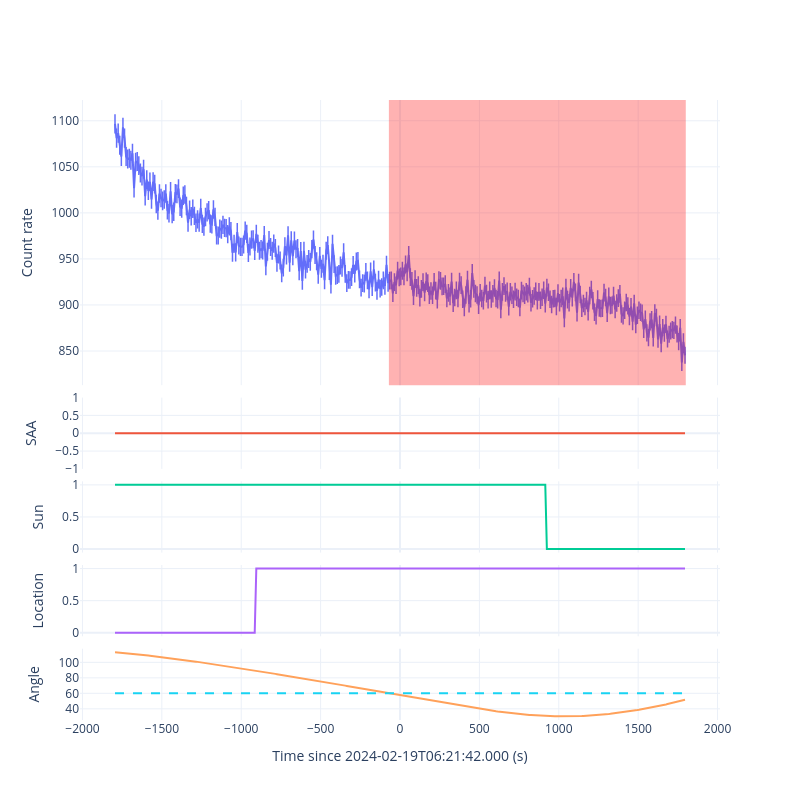
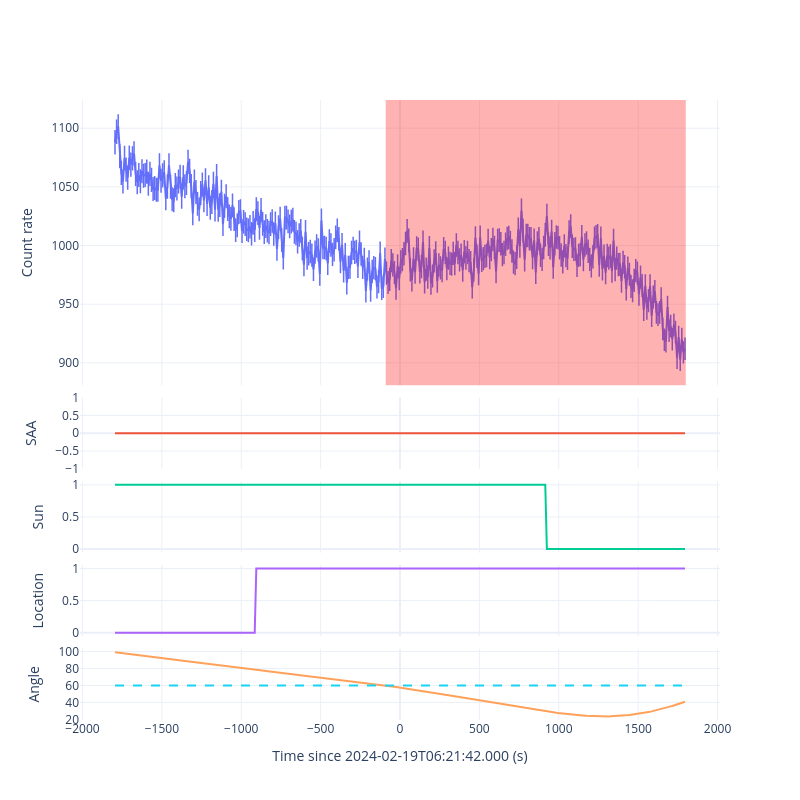
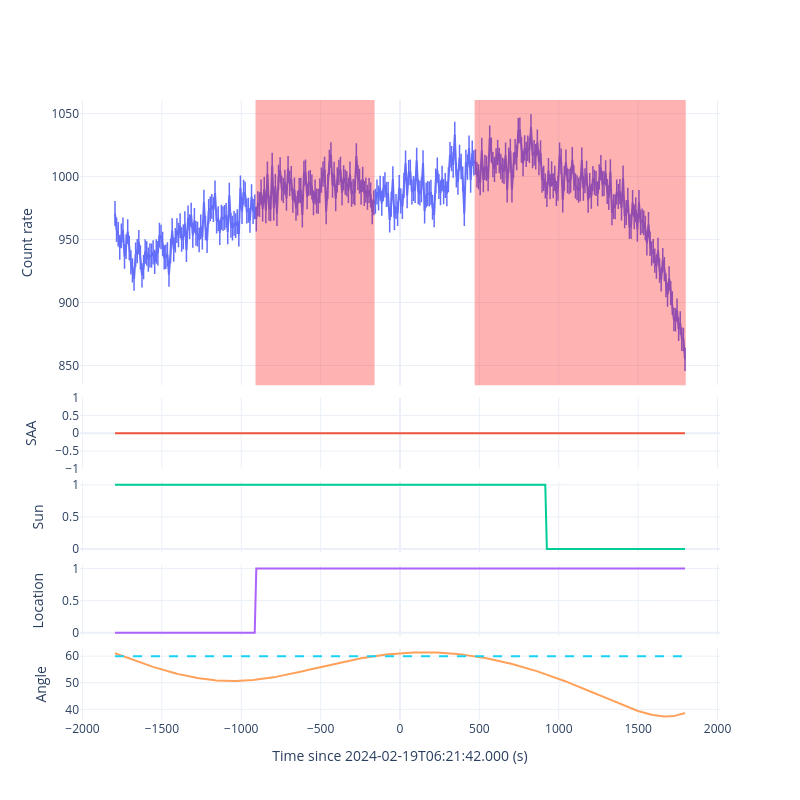
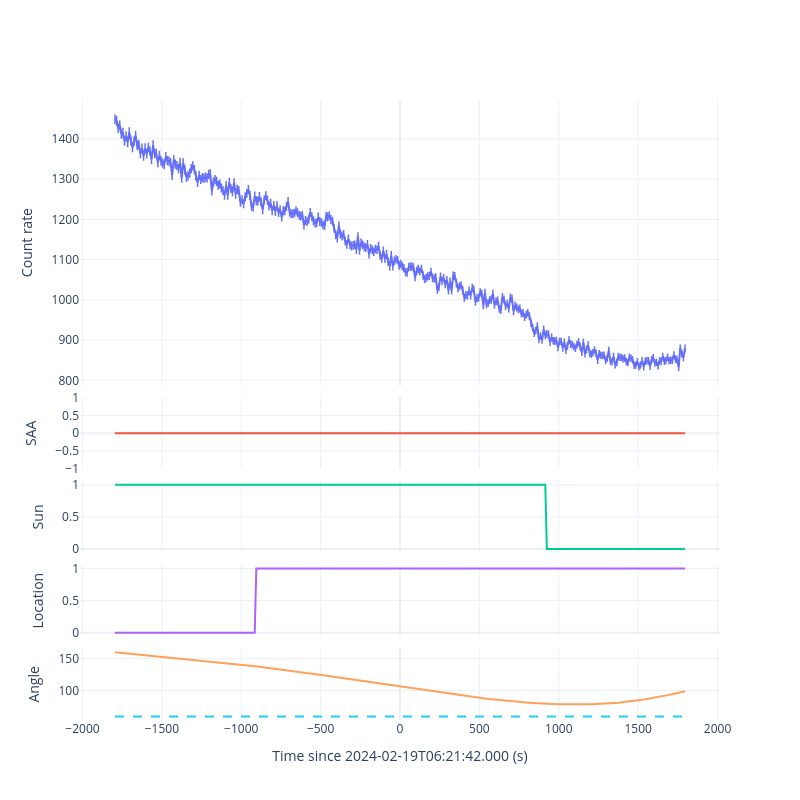

Notebook code cell kept with these figures, in order:
### Code cell
gbm_geo = gbmGeometry(file=gbm_rtv.rtv_res['poshist'])

for det in ['n0', 'n1', 'n2', 'n3', 'n4', 'n5', 'n6', 'n7', 'n8', 'n9', 'na', 'nb']:
    gbm_tte = gbmTTE(gbm_rtv.rtv_res['tte'][det])
    gbm_tte.timezero = fermi_met
    gbm_tte.filter_time([-1800, 1800])
    if det[0] == 'n':
        gbm_tte.filter_energy([8, 900])
    else:
        gbm_tte.filter_energy([300, 38000])
    gbm_tte.lc_binsize = 10

    gbm_saa = gbm_geo.get_saa_passage(met=gbm_tte.lc_time + gbm_tte.timezero)
    gbm_sun = gbm_geo.get_sun_visible(met=gbm_tte.lc_time + gbm_tte.timezero)
    gbm_loc = gbm_geo.get_location_visible(
        ra=80.016, dec=25.541, met=gbm_tte.lc_time + gbm_tte.timezero
    )
    gbm_ang = gbm_geo.get_detector_angle(
        ra=80.016, dec=25.541, det=det, met=gbm_tte.lc_time + gbm_tte.timezero
    )

    roi_list = []
    for i in range(len(gbm_tte.lc_time)):
        if not gbm_saa[i] and gbm_loc[i] and gbm_ang[i] < 60:
            roi_list.append(gbm_tte.lc_bin_list[i])
    roi_list = union(roi_list)

    print(format_message(f'extract light curve for {det}'))

    fig = make_subplots(
        rows=5,
        cols=1,
        row_heights=[0.8, 0.2, 0.2, 0.2, 0.2],
        shared_xaxes=True,
        horizontal_spacing=0,
        vertical_spacing=0.02,
    )

    lc = go.Scatter(
        x=gbm_tte.lc_time,
        y=gbm_tte.lc_src_rate,
        mode='lines+markers',
        name='lightcurve',
        showlegend=False,
        error_y=dict(type='data', array=gbm_tte.lc_src_rate_err, thickness=1.5, width=0),
        marker=dict(symbol='cross-thin', size=0),
    )
    fig.add_trace(lc, row=1, col=1)

    for roi in roi_list:
        fig.add_vrect(
            x0=roi[0], x1=roi[1], fillcolor='red', opacity=0.3, line_width=0, row=1, col=1
        )

    saa = go.Scatter(
        x=gbm_tte.lc_time, y=gbm_saa.astype(int), mode='lines', name='SAA passage', showlegend=False
    )
    fig.add_trace(saa, row=2, col=1)

    sun = go.Scatter(
        x=gbm_tte.lc_time, y=gbm_sun.astype(int), mode='lines', name='sun visible', showlegend=False
    )
    fig.add_trace(sun, row=3, col=1)

    loc = go.Scatter(
        x=gbm_tte.lc_time,
        y=gbm_loc.astype(int),
        mode='lines',
        name='location visible',
        showlegend=False,
    )
    fig.add_trace(loc, row=4, col=1)

    ang = go.Scatter(
        x=gbm_tte.lc_time, y=gbm_ang, mode='lines', name='detector angle', showlegend=False
    )
    a60 = go.Scatter(
        x=gbm_tte.lc_time,
        y=[60] * len(gbm_tte.lc_time),
        mode='lines',
        showlegend=False,
        line=dict(width=2, dash='dash'),
    )
    fig.add_trace(ang, row=5, col=1)
    fig.add_trace(a60, row=5, col=1)

    fig.update_xaxes(title_text=f'Time since {gbm_tte.timezero_utc} (s)', row=5, col=1)
    fig.update_yaxes(title_text='Count rate', row=1, col=1)
    fig.update_yaxes(title_text='SAA', row=2, col=1)
    fig.update_yaxes(title_text='Sun', row=3, col=1)
    fig.update_yaxes(title_text='Location', row=4, col=1)
    fig.update_yaxes(title_text='Angle', row=5, col=1)
    fig.update_layout(template='plotly_white', height=800, width=800)
    fig.update_layout(legend=dict(x=1, y=1, xanchor='right', yanchor='bottom'))

    fig.show()

### Figure 1 — Plotly figure (JSON) as saved in the notebook; plotly's stock layout.template omitted (floating-point values rounded to 4 significant figures; data arrays with more than 128 entries replaced by an {"elided": "..."} marker saying what was removed)
{"data": [{"error_y": {"array": {"elided": "360 float values"}, "thickness": 1.5, "type": "data", "width": 0}, "marker": {"size": 0, "symbol": "cross-thin"}, "mode": "lines+markers", "name": "lightcurve", "showlegend": false, "type": "scatter", "x": {"elided": "360 float values"}, "xaxis": "x", "y": {"elided": "360 float values"}, "yaxis": "y"}, {"mode": "lines", "name": "SAA passage", "showlegend": false, "type": "scatter", "x": {"elided": "360 float values"}, "xaxis": "x2", "y": {"elided": "360 int values"}, "yaxis": "y2"}, {"mode": "lines", "name": "sun visible", "showlegend": false, "type": "scatter", "x": {"elided": "360 float values"}, "xaxis": "x3", "y": {"elided": "360 int values"}, "yaxis": "y3"}, {"mode": "lines", "name": "location visible", "showlegend": false, "type": "scatter", "x": {"elided": "360 float values"}, "xaxis": "x4", "y": {"elided": "360 int values"}, "yaxis": "y4"}, {"mode": "lines", "name": "detector angle", "showlegend": false, "type": "scatter", "x": {"elided": "360 float values"}, "xaxis": "x5", "y": {"elided": "360 float values"}, "yaxis": "y5"}, {"line": {"dash": "dash", "width": 2}, "mode": "lines", "showlegend": false, "type": "scatter", "x": {"elided": "360 float values"}, "xaxis": "x5", "y": {"elided": "360 int values"}, "yaxis": "y5"}], "layout": {"height": 800, "legend": {"x": 1, "xanchor": "right", "y": 1, "yanchor": "bottom"}, "shapes": [{"fillcolor": "red", "line": {"width": 0}, "opacity": 0.3, "type": "rect", "x0": -70, "x1": 1800, "xref": "x", "y0": 0, "y1": 1, "yref": "y domain"}], "width": 800, "xaxis": {"anchor": "y", "domain": [0, 1], "matches": "x5", "showticklabels": false}, "xaxis2": {"anchor": "y2", "domain": [0, 1], "matches": "x5", "showticklabels": false}, "xaxis3": {"anchor": "y3", "domain": [0, 1], "matches": "x5", "showticklabels": false}, "xaxis4": {"anchor": "y4", "domain": [0, 1], "matches": "x5", "showticklabels": false}, "xaxis5": {"anchor": "y5", "domain": [0, 1], "title": {"text": "Time since 2024-02-19T06:21:42.000 (s)"}}, "yaxis": {"anchor": "x", "domain": [0.54, 1], "title": {"text": "Count rate"}}, "yaxis2": {"anchor": "x2", "domain": [0.405, 0.52], "title": {"text": "SAA"}}, "yaxis3": {"anchor": "x3", "domain": [0.27, 0.385], "title": {"text": "Sun"}}, "yaxis4": {"anchor": "x4", "domain": [0.135, 0.25], "title": {"text": "Location"}}, "yaxis5": {"anchor": "x5", "domain": [0, 0.115], "title": {"text": "Angle"}}}}

### Figure 2 — Plotly figure (JSON) as saved in the notebook; plotly's stock layout.template omitted (floating-point values rounded to 4 significant figures; data arrays with more than 128 entries replaced by an {"elided": "..."} marker saying what was removed)
{"data": [{"error_y": {"array": {"elided": "360 float values"}, "thickness": 1.5, "type": "data", "width": 0}, "marker": {"size": 0, "symbol": "cross-thin"}, "mode": "lines+markers", "name": "lightcurve", "showlegend": false, "type": "scatter", "x": {"elided": "360 float values"}, "xaxis": "x", "y": {"elided": "360 float values"}, "yaxis": "y"}, {"mode": "lines", "name": "SAA passage", "showlegend": false, "type": "scatter", "x": {"elided": "360 float values"}, "xaxis": "x2", "y": {"elided": "360 int values"}, "yaxis": "y2"}, {"mode": "lines", "name": "sun visible", "showlegend": false, "type": "scatter", "x": {"elided": "360 float values"}, "xaxis": "x3", "y": {"elided": "360 int values"}, "yaxis": "y3"}, {"mode": "lines", "name": "location visible", "showlegend": false, "type": "scatter", "x": {"elided": "360 float values"}, "xaxis": "x4", "y": {"elided": "360 int values"}, "yaxis": "y4"}, {"mode": "lines", "name": "detector angle", "showlegend": false, "type": "scatter", "x": {"elided": "360 float values"}, "xaxis": "x5", "y": {"elided": "360 float values"}, "yaxis": "y5"}, {"line": {"dash": "dash", "width": 2}, "mode": "lines", "showlegend": false, "type": "scatter", "x": {"elided": "360 float values"}, "xaxis": "x5", "y": {"elided": "360 int values"}, "yaxis": "y5"}], "layout": {"height": 800, "legend": {"x": 1, "xanchor": "right", "y": 1, "yanchor": "bottom"}, "shapes": [{"fillcolor": "red", "line": {"width": 0}, "opacity": 0.3, "type": "rect", "x0": -90, "x1": 1800, "xref": "x", "y0": 0, "y1": 1, "yref": "y domain"}], "width": 800, "xaxis": {"anchor": "y", "domain": [0, 1], "matches": "x5", "showticklabels": false}, "xaxis2": {"anchor": "y2", "domain": [0, 1], "matches": "x5", "showticklabels": false}, "xaxis3": {"anchor": "y3", "domain": [0, 1], "matches": "x5", "showticklabels": false}, "xaxis4": {"anchor": "y4", "domain": [0, 1], "matches": "x5", "showticklabels": false}, "xaxis5": {"anchor": "y5", "domain": [0, 1], "title": {"text": "Time since 2024-02-19T06:21:42.000 (s)"}}, "yaxis": {"anchor": "x", "domain": [0.54, 1], "title": {"text": "Count rate"}}, "yaxis2": {"anchor": "x2", "domain": [0.405, 0.52], "title": {"text": "SAA"}}, "yaxis3": {"anchor": "x3", "domain": [0.27, 0.385], "title": {"text": "Sun"}}, "yaxis4": {"anchor": "x4", "domain": [0.135, 0.25], "title": {"text": "Location"}}, "yaxis5": {"anchor": "x5", "domain": [0, 0.115], "title": {"text": "Angle"}}}}

### Figure 3 — Plotly figure (JSON) as saved in the notebook; plotly's stock layout.template omitted (floating-point values rounded to 4 significant figures; data arrays with more than 128 entries replaced by an {"elided": "..."} marker saying what was removed)
{"data": [{"error_y": {"array": {"elided": "360 float values"}, "thickness": 1.5, "type": "data", "width": 0}, "marker": {"size": 0, "symbol": "cross-thin"}, "mode": "lines+markers", "name": "lightcurve", "showlegend": false, "type": "scatter", "x": {"elided": "360 float values"}, "xaxis": "x", "y": {"elided": "360 float values"}, "yaxis": "y"}, {"mode": "lines", "name": "SAA passage", "showlegend": false, "type": "scatter", "x": {"elided": "360 float values"}, "xaxis": "x2", "y": {"elided": "360 int values"}, "yaxis": "y2"}, {"mode": "lines", "name": "sun visible", "showlegend": false, "type": "scatter", "x": {"elided": "360 float values"}, "xaxis": "x3", "y": {"elided": "360 int values"}, "yaxis": "y3"}, {"mode": "lines", "name": "location visible", "showlegend": false, "type": "scatter", "x": {"elided": "360 float values"}, "xaxis": "x4", "y": {"elided": "360 int values"}, "yaxis": "y4"}, {"mode": "lines", "name": "detector angle", "showlegend": false, "type": "scatter", "x": {"elided": "360 float values"}, "xaxis": "x5", "y": {"elided": "360 float values"}, "yaxis": "y5"}, {"line": {"dash": "dash", "width": 2}, "mode": "lines", "showlegend": false, "type": "scatter", "x": {"elided": "360 float values"}, "xaxis": "x5", "y": {"elided": "360 int values"}, "yaxis": "y5"}], "layout": {"height": 800, "legend": {"x": 1, "xanchor": "right", "y": 1, "yanchor": "bottom"}, "shapes": [{"fillcolor": "red", "line": {"width": 0}, "opacity": 0.3, "type": "rect", "x0": -910, "x1": -160, "xref": "x", "y0": 0, "y1": 1, "yref": "y domain"}, {"fillcolor": "red", "line": {"width": 0}, "opacity": 0.3, "type": "rect", "x0": 470, "x1": 1800, "xref": "x", "y0": 0, "y1": 1, "yref": "y domain"}], "width": 800, "xaxis": {"anchor": "y", "domain": [0, 1], "matches": "x5", "showticklabels": false}, "xaxis2": {"anchor": "y2", "domain": [0, 1], "matches": "x5", "showticklabels": false}, "xaxis3": {"anchor": "y3", "domain": [0, 1], "matches": "x5", "showticklabels": false}, "xaxis4": {"anchor": "y4", "domain": [0, 1], "matches": "x5", "showticklabels": false}, "xaxis5": {"anchor": "y5", "domain": [0, 1], "title": {"text": "Time since 2024-02-19T06:21:42.000 (s)"}}, "yaxis": {"anchor": "x", "domain": [0.54, 1], "title": {"text": "Count rate"}}, "yaxis2": {"anchor": "x2", "domain": [0.405, 0.52], "title": {"text": "SAA"}}, "yaxis3": {"anchor": "x3", "domain": [0.27, 0.385], "title": {"text": "Sun"}}, "yaxis4": {"anchor": "x4", "domain": [0.135, 0.25], "title": {"text": "Location"}}, "yaxis5": {"anchor": "x5", "domain": [0, 0.115], "title": {"text": "Angle"}}}}

### Figure 4 — Plotly figure (JSON) as saved in the notebook; plotly's stock layout.template omitted (floating-point values rounded to 4 significant figures; data arrays with more than 128 entries replaced by an {"elided": "..."} marker saying what was removed)
{"data": [{"error_y": {"array": {"elided": "360 float values"}, "thickness": 1.5, "type": "data", "width": 0}, "marker": {"size": 0, "symbol": "cross-thin"}, "mode": "lines+markers", "name": "lightcurve", "showlegend": false, "type": "scatter", "x": {"elided": "360 float values"}, "xaxis": "x", "y": {"elided": "360 float values"}, "yaxis": "y"}, {"mode": "lines", "name": "SAA passage", "showlegend": false, "type": "scatter", "x": {"elided": "360 float values"}, "xaxis": "x2", "y": {"elided": "360 int values"}, "yaxis": "y2"}, {"mode": "lines", "name": "sun visible", "showlegend": false, "type": "scatter", "x": {"elided": "360 float values"}, "xaxis": "x3", "y": {"elided": "360 int values"}, "yaxis": "y3"}, {"mode": "lines", "name": "location visible", "showlegend": false, "type": "scatter", "x": {"elided": "360 float values"}, "xaxis": "x4", "y": {"elided": "360 int values"}, "yaxis": "y4"}, {"mode": "lines", "name": "detector angle", "showlegend": false, "type": "scatter", "x": {"elided": "360 float values"}, "xaxis": "x5", "y": {"elided": "360 float values"}, "yaxis": "y5"}, {"line": {"dash": "dash", "width": 2}, "mode": "lines", "showlegend": false, "type": "scatter", "x": {"elided": "360 float values"}, "xaxis": "x5", "y": {"elided": "360 int values"}, "yaxis": "y5"}], "layout": {"height": 800, "legend": {"x": 1, "xanchor": "right", "y": 1, "yanchor": "bottom"}, "width": 800, "xaxis": {"anchor": "y", "domain": [0, 1], "matches": "x5", "showticklabels": false}, "xaxis2": {"anchor": "y2", "domain": [0, 1], "matches": "x5", "showticklabels": false}, "xaxis3": {"anchor": "y3", "domain": [0, 1], "matches": "x5", "showticklabels": false}, "xaxis4": {"anchor": "y4", "domain": [0, 1], "matches": "x5", "showticklabels": false}, "xaxis5": {"anchor": "y5", "domain": [0, 1], "title": {"text": "Time since 2024-02-19T06:21:42.000 (s)"}}, "yaxis": {"anchor": "x", "domain": [0.54, 1], "title": {"text": "Count rate"}}, "yaxis2": {"anchor": "x2", "domain": [0.405, 0.52], "title": {"text": "SAA"}}, "yaxis3": {"anchor": "x3", "domain": [0.27, 0.385], "title": {"text": "Sun"}}, "yaxis4": {"anchor": "x4", "domain": [0.135, 0.25], "title": {"text": "Location"}}, "yaxis5": {"anchor": "x5", "domain": [0, 0.115], "title": {"text": "Angle"}}}}
